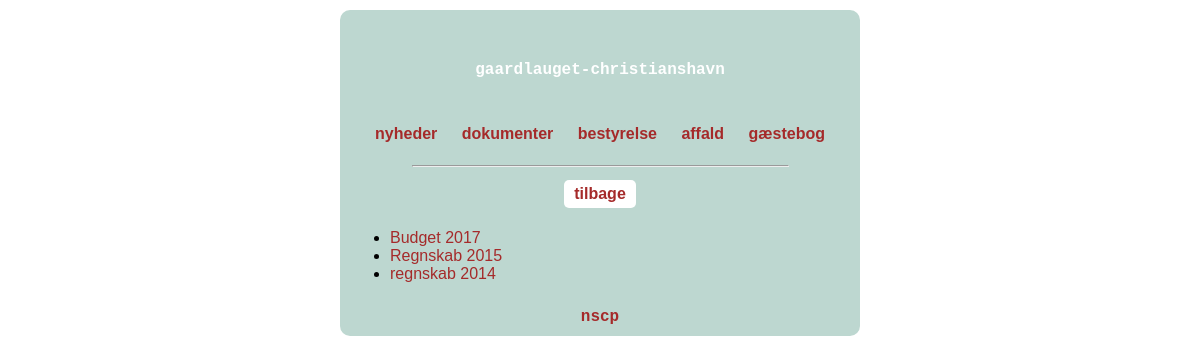
Screenshot of /documents/regnskab/ with the database file from the repository.
### uploader/models.py (models this page shows, shortened)
class Uploader(models.Model):
    file_name = models.CharField(max_length=100)
    category = models.CharField(max_length=200, choices=UPLOAD_PATH_CHOICES, default='media')
    upload_date = models.DateTimeField()
    doc = models.FileField(upload_to=get_upload_path)
    post = models.ForeignKey(Post, blank=True, null=True)
    class Meta:
        ordering = ['-upload_date']

### uploader/views.py (the view)
# urls.py: url(r'^(.+)/$', views.documents_by_category, name='documents_by_category')
def documents_by_category(request, specification):
    template = 'document_category.html'
    try:
        docs = Uploader.objects.filter(category=specification)
    except Uploader.DoesNotExist:
        docs = None
    context= {'docs':docs}
    return render(request, template, context)

### templates/document_category.html
{% extends 'documents.html' %}
{% block docs_menu %}
<div id="docs_menu">
    <div class="docs_menu_item">
        <a href="{% url 'uploads' %}">tilbage</a>
    </div>
</div>
{% endblock %}
{% block docs_body %}
{% if docs %}
    <ul>
        {% for doc in docs %}
        <li><a href="{{ MEDIA_URL }}{{ doc.doc.url}}">{{ doc.file_name }}</a></li>
        {% endfor %}
    </ul>
{% else %}
    <p>No documents under this category :(</p>
{% endif %}
{% endblock %}

### static/style2.css (style rules this page uses)
body { background-color: white; font-family: Helvetica, sans-serif; margin: 10px 10px 10px 10px; padding: 0px; }
a:link { color: brown; text-decoration:none; }
#docs_menu { !background-color: white; margin: 0px 5px 5px 5px; padding: 5px 5px 5px 5px; text-align:center; }
div.docs_menu_item { background-color: white; margin: 0 auto; display: inline-block; border-radius: 5px; padding: 5px 10px 5px 10px; font-weight: bold; }

### rows the page displays
Uploader: file_name "Budget 2017"
Uploader: file_name "Regnskab 2015"
Uploader: file_name "regnskab 2014"
